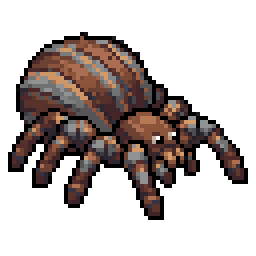
#> input picture art-src/anim/spider_0.png, 64 x 64 px (shown 4 times larger)
$ python seg.py ../anim/spider_0.png ../anim/spider_1.png ../anim/spider_1.png 5
#> lines starting #> are read from the running program, lines starting #| are printed output that depends on the picture
"""Segment a sprite sheet into pieces by empty columns. python seg.py sheet.png outdir prefix [linethr]"""
import sys, os
from PIL import Image
src, outdir, prefix = sys.argv[1], sys.argv[2], sys.argv[3]
thr = int(sys.argv[4]) if len(sys.argv) > 4 else 0
im = Image.open(src).convert('RGBA')
#> im is the input picture: PIL image 64x64 RGBA; mean R, G, B, A 30.6, 22.3, 19.9, 93.9
W, H = im.size
#> W = 64; H = 64
a = im.getchannel('A').load()
cnt = [sum(1 for y in range(H) if a[x, y] > 16) for x in range(W)]
#> cnt = 64 values, max 43 at index 20, min 0 at index 0, mean 23.58
segs, start = [], None
for x in range(W + 1):
    full = x < W and cnt[x] > thr
    if full and start is None: start = x
    if not full and start is not None:
        segs.append([start, x]); start = None
#> this loop made 65 passes
#> full on passes 1 to 12: False, False, False, True, True, True, True, True, True, True, True, True
#> after the loop, segs = [[3, 61]]
# merge tiny gaps
merged = []
for s in segs:
    if merged and s[0] - merged[-1][1] <= 1: merged[-1][1] = s[1]
    else: merged.append(s)
#> this loop made 1 pass
#> after the loop, merged = [[3, 61]]
os.makedirs(outdir, exist_ok=True)
n = 0
for x0, x1 in merged:
    if x1 - x0 < 4: continue
    piece = im.crop((x0, 0, x1, H))
    if thr:
        # drop stray line pixels: clear pixels whose column has few opaque pixels
        pa = piece.load()
        for x in range(piece.width):
            col = [y for y in range(H) if pa[x, y][3] > 16]
            if len(col) <= thr:
                for y in col: pa[x, y] = (0, 0, 0, 0)
    bb = piece.getchannel('A').point(lambda v: 255 if v > 16 else 0).getbbox()
    if not bb: continue
    piece = piece.crop(bb)
    piece.save(os.path.join(outdir, f'{prefix}_{n}.png'))
    print(f'{prefix}_{n}', piece.size)
    n += 1
#> this loop made 1 pass
#> (x0, x1, bb, n) on pass 1: (3, 61, (0, 8, 58, 55), 1)
#| ../anim/spider_1.png_0 (58, 47)
#> pass 1, `piece = im.crop((x0, 0, x1, H))`:
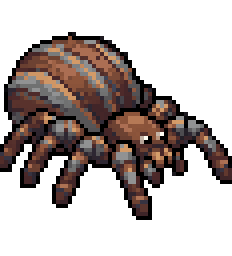
#> piece: PIL image 58x64 RGBA (shown 4 times larger); mean R, G, B, A 33.8, 24.6, 22, 103; transparent parts drawn white
#> pass 1, `piece = piece.crop(bb)`:
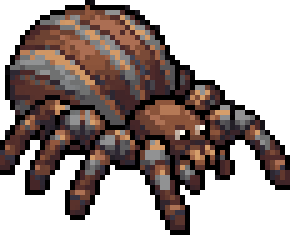
#> piece: PIL image 58x47 RGBA (shown 5 times larger); mean R, G, B, A 46, 33.5, 29.9, 140.3; transparent parts drawn white
#> after the loop, n = 1

$ run again, on art-src/anim/spider_3.png
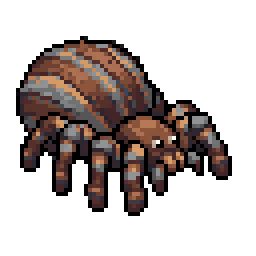
#> input picture art-src/anim/spider_3.png, 64 x 64 px (shown 4 times larger)
#> im is the input picture: PIL image 64x64 RGBA; mean R, G, B, A 29.7, 21.8, 19.4, 91.1
#> cnt = 64 values, max 43 at index 23, min 0 at index 0, mean 22.88
#> the loop `for x in range(W + 1):` made 65 passes
#> full on passes 1 to 8: False, False, False, False, True, True, True, True
#> after the loop `for x in range(W + 1):`: segs = [[4, 57]]
#> the loop `for s in segs:` made 1 pass
#> the loop `for x0, x1 in merged:` made 1 pass
#> (x0, x1, bb, n) on pass 1: (4, 57, (0, 9, 53, 54), 1)
#> (printed output is left out)
#> pass 1, `piece = im.crop((x0, 0, x1, H))`:
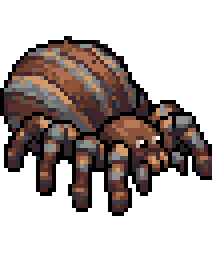
#> piece: PIL image 53x64 RGBA (shown 4 times larger); mean R, G, B, A 35.9, 26.3, 23.4, 109.7; transparent parts drawn white
#> pass 1, `piece = piece.crop(bb)`:
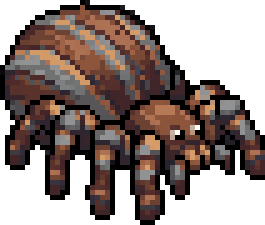
#> piece: PIL image 53x45 RGBA (shown 5 times larger); mean R, G, B, A 51, 37.4, 33.2, 156; transparent parts drawn white
#> after the loop `for x0, x1 in merged:`: n = 1
